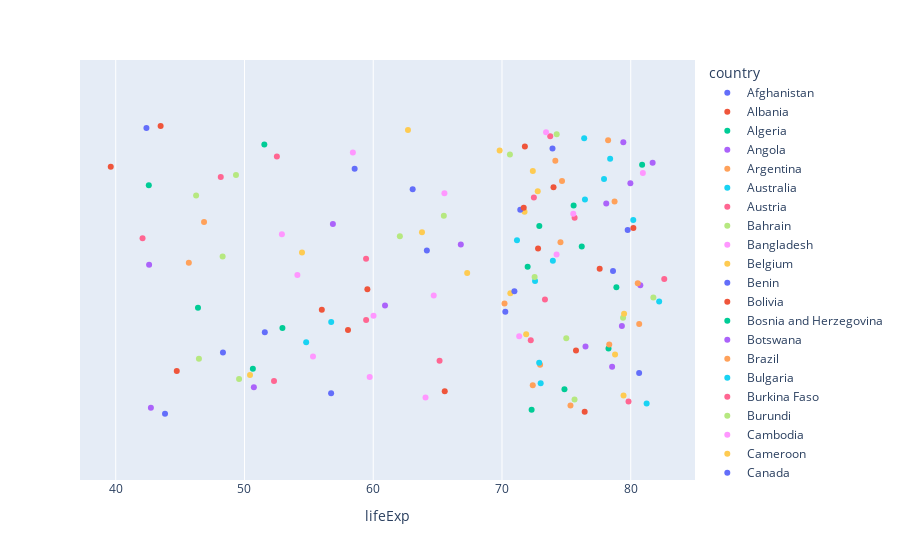

Notebook code cell kept with this figure:
### Code cell
px.strip(
    df,
    x="lifeExp", 
    hover_name="continent", 
    color= "country"
)
